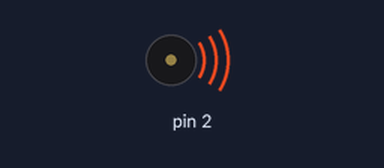
A sketch run on a simulated Arduino Uno, built with avr-gcc and run on an emulated ATmega328P. Parts: buzzer (waves = sounding).

Above: at 0.05 s.
Timing chart, 0 to 3.0 s (numbered marks = the images above):
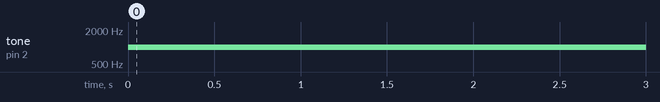

The sketch:

sketch_mar18a.ino
```cpp
void setup() {
  // put your setup code here, to run once:
  Serial.begin(9600);

}

void loop() {
  // put your main code here, to run repeatedly:
  tone(2,1000,500);
  delay(200);
  noTone(2);

}
```

Measured:
- by itself, tone on pin 2: silent → 1000 Hz at 0.00 s
